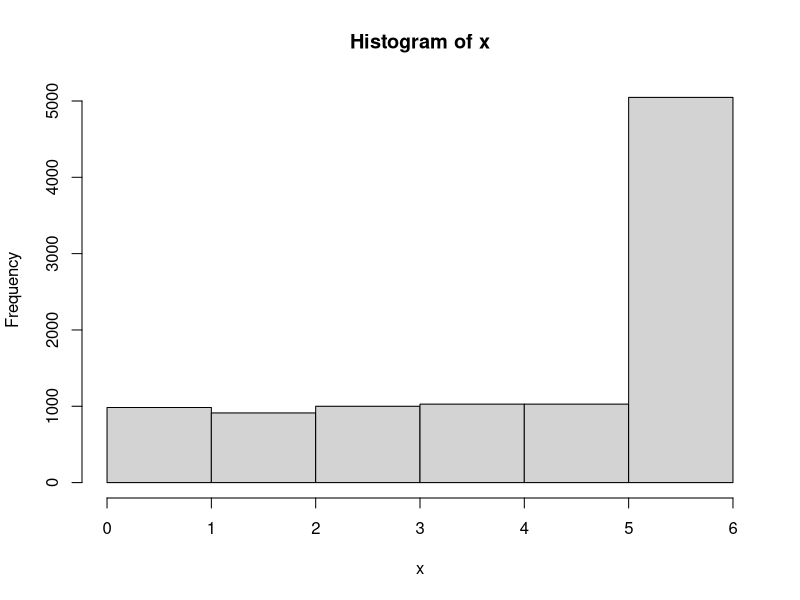
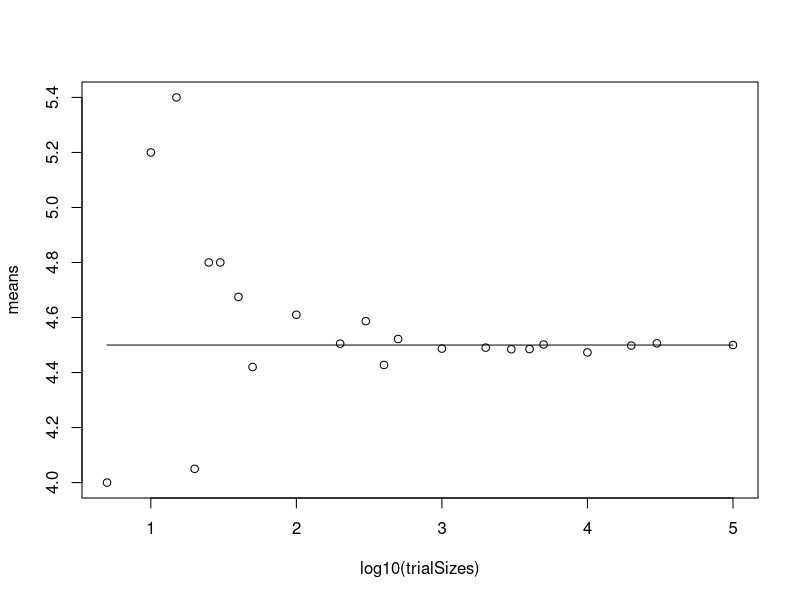
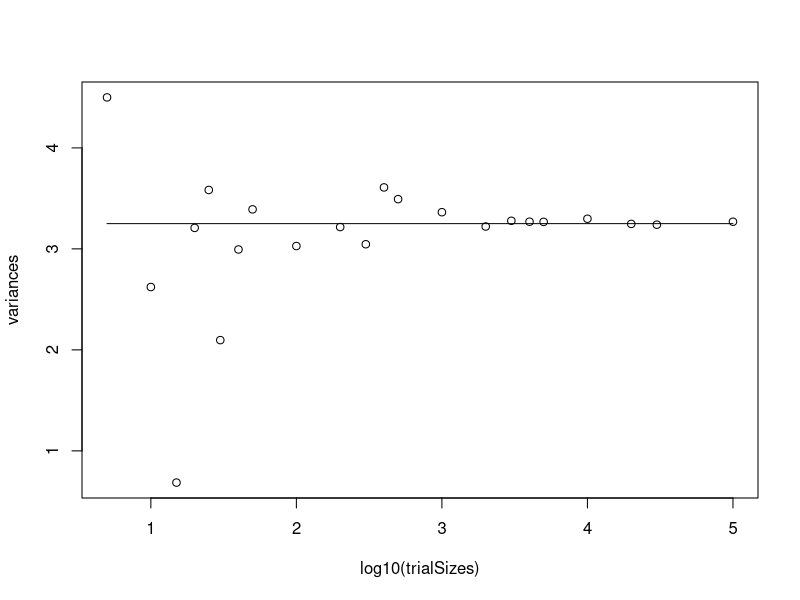

Generate these figures, in order, with R:
rollLoadedDie <-function(numberOfRolls)
  return(sample(1:6, numberOfRolls, replace=TRUE, prob=c(1,1,1,1,1,5)/10 ))
tMean = (1*.1)+(2*.1)+(3*.1)+(4*.1)+(5*.1)+(6*.5)  
cat("The theory mean is ", tMean)
tVar = (0.1)*(1-tMean)^2+(0.1)*(2-tMean)^2+(0.1)*(3-tMean)^2+(0.1)*(4-tMean)^2+(0.1)*(5-tMean)^2+(0.5)*(6-tMean)^2  
cat("The theory variance is", tVar)
x <- rollLoadedDie(10000)
print(x)
cat("The mean is ",mean(x))
cat("The variance is ",var(x))
hist(breaks=c(0:6),x)
#-------------------------------------
trialSizes <- c(5,10,15,20,25,30,40,50,100,200,300,400,500,1000,2000,3000,4000,5000,10000,20000,30000,100000)
means <- vector(mode="double",length=length(trialSizes))
variances <- vector(mode="double",length=length(trialSizes))
for(i in 1:length(trialSizes))
  {
  rolls <- vector(length=trialSizes[i], mode="double")
  rolls <- rollLoadedDie(trialSizes[i])
  means[i] <- mean(rolls)
  variances[i] <- var(rolls)
  }
plot(log10(trialSizes),means)
lines(log10(trialSizes),rep(tMean,length(trialSizes)))
plot(log10(trialSizes),variances)
lines(log10(trialSizes),rep(tVar,length(trialSizes)))


